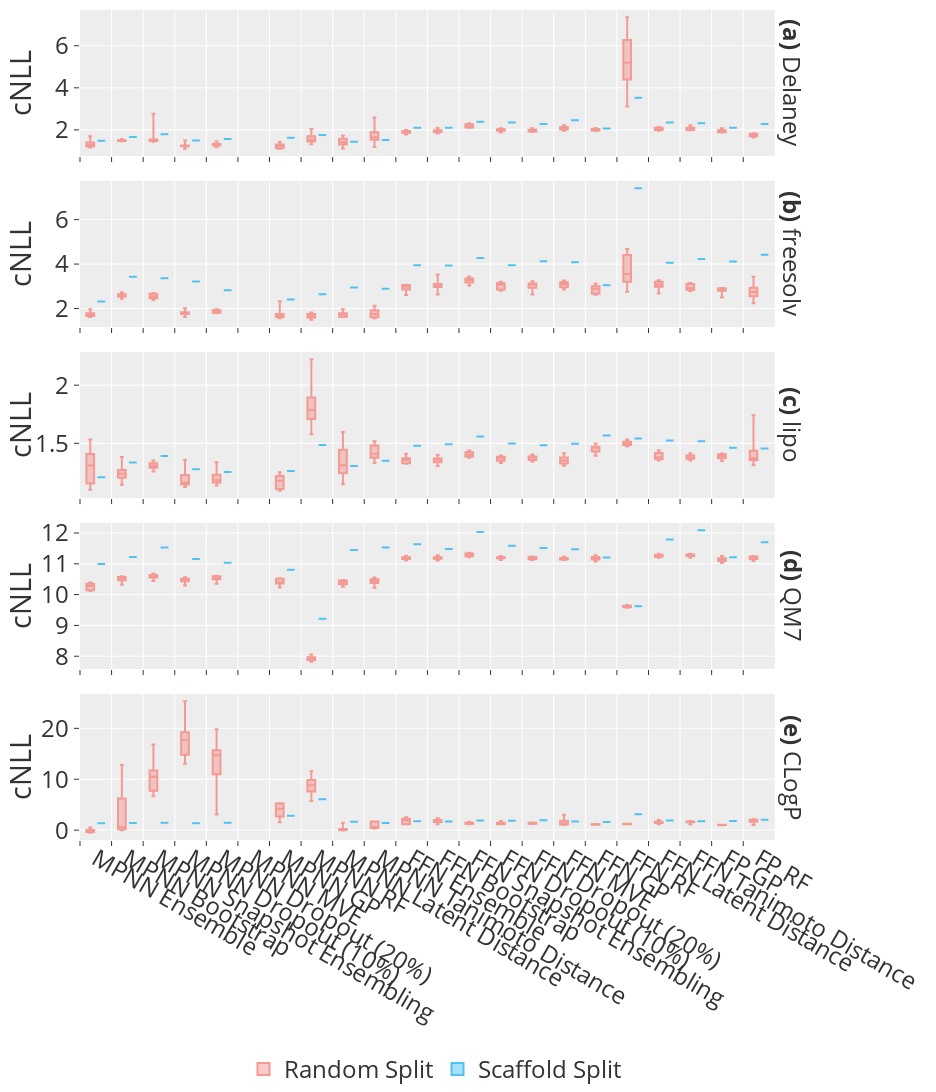

Source (notebook cell):
### Code cell
fig = px.box(select_evaluations_df,
             x='Estimator',
             y='Average Calibrated NLL',
             color='Split',
             facet_row='Data Set',
             points=False,
             height=468*4,
             width=234*4,
             color_discrete_sequence=['#f49a94', '#50c2f2'],
             labels={'Average Calibrated NLL': 'cNLL'})

fig.update_xaxes(
    ticks='outside',
    tickson='boundaries',
    title=None
)

fig.update_yaxes(matches=None)

format_plot(fig)

fig.show()

### Figure 1 — Plotly figure (JSON) as saved in the notebook; plotly's stock layout.template omitted (floating-point values rounded to 4 significant figures; data arrays with more than 128 entries replaced by an {"elided": "..."} marker saying what was removed)
{"data": [{"alignmentgroup": "True", "boxpoints": false, "hovertemplate": "Split=Random Split<br>Data Set=Delaney<br>Estimator=%{x}<br>cNLL=%{y}<extra></extra>", "legendgroup": "Random Split", "marker": {"color": "#f49a94"}, "name": "Random Split", "notched": false, "offsetgroup": "Random Split", "orientation": "v", "showlegend": true, "type": "box", "x": {"elided": "176 str values"}, "x0": " ", "xaxis": "x5", "y": {"elided": "176 float values"}, "y0": " ", "yaxis": "y5"}, {"alignmentgroup": "True", "boxpoints": false, "hovertemplate": "Split=Random Split<br>Data Set=freesolv<br>Estimator=%{x}<br>cNLL=%{y}<extra></extra>", "legendgroup": "Random Split", "marker": {"color": "#f49a94"}, "name": "Random Split", "notched": false, "offsetgroup": "Random Split", "orientation": "v", "showlegend": false, "type": "box", "x": {"elided": "176 str values"}, "x0": " ", "xaxis": "x4", "y": {"elided": "176 float values"}, "y0": " ", "yaxis": "y4"}, {"alignmentgroup": "True", "boxpoints": false, "hovertemplate": "Split=Random Split<br>Data Set=lipo<br>Estimator=%{x}<br>cNLL=%{y}<extra></extra>", "legendgroup": "Random Split", "marker": {"color": "#f49a94"}, "name": "Random Split", "notched": false, "offsetgroup": "Random Split", "orientation": "v", "showlegend": false, "type": "box", "x": {"elided": "176 str values"}, "x0": " ", "xaxis": "x3", "y": {"elided": "176 float values"}, "y0": " ", "yaxis": "y3"}, {"alignmentgroup": "True", "boxpoints": false, "hovertemplate": "Split=Random Split<br>Data Set=QM7<br>Estimator=%{x}<br>cNLL=%{y}<extra></extra>", "legendgroup": "Random Split", "marker": {"color": "#f49a94"}, "name": "Random Split", "notched": false, "offsetgroup": "Random Split", "orientation": "v", "showlegend": false, "type": "box", "x": {"elided": "176 str values"}, "x0": " ", "xaxis": "x2", "y": {"elided": "176 float values"}, "y0": " ", "yaxis": "y2"}, {"alignmentgroup": "True", "boxpoints": false, "hovertemplate": "Split=Random Split<br>Data Set=CLogP<br>Estimator=%{x}<br>cNLL=%{y}<extra></extra>", "legendgroup": "Random Split", "marker": {"color": "#f49a94"}, "name": "Random Split", "notched": false, "offsetgroup": "Random Split", "orientation": "v", "showlegend": false, "type": "box", "x": {"elided": "176 str values"}, "x0": " ", "xaxis": "x", "y": {"elided": "176 float values"}, "y0": " ", "yaxis": "y"}, {"alignmentgroup": "True", "boxpoints": false, "hovertemplate": "Split=Scaffold Split<br>Data Set=Delaney<br>Estimator=%{x}<br>cNLL=%{y}<extra></extra>", "legendgroup": "Scaffold Split", "marker": {"color": "#50c2f2"}, "name": "Scaffold Split", "notched": false, "offsetgroup": "Scaffold Split", "orientation": "v", "showlegend": true, "type": "box", "x": ["MPNN Ensemble", "MPNN Bootstrap", "MPNN Snapshot Ensembling", "MPNN Dropout (10%)", "MPNN Dropout (20%)", "MPNN MVE", "MPNN GP", "MPNN RF", "MPNN Latent Distance", "MPNN Tanimoto Distance", "FFN Ensemble", "FFN Bootstrap", "FFN Snapshot Ensembling", "FFN Dropout (10%)", "FFN Dropout (20%)", "FFN MVE", "FFN GP", "FFN RF", "FFN Latent Distance", "FFN Tanimoto Distance", "FP GP", "FP RF"], "x0": " ", "xaxis": "x5", "y": [1.484, 1.669, 1.79, 1.495, 1.565, null, 1.627, 1.763, 1.442, 1.515, 2.105, 2.101, 2.394, 2.349, 2.278, 2.456, 2.069, 3.531, 2.351, 2.313, 2.105, 2.275], "y0": " ", "yaxis": "y5"}, {"alignmentgroup": "True", "boxpoints": false, "hovertemplate": "Split=Scaffold Split<br>Data Set=freesolv<br>Estimator=%{x}<br>cNLL=%{y}<extra></extra>", "legendgroup": "Scaffold Split", "marker": {"color": "#50c2f2"}, "name": "Scaffold Split", "notched": false, "offsetgroup": "Scaffold Split", "orientation": "v", "showlegend": false, "type": "box", "x": ["MPNN Ensemble", "MPNN Bootstrap", "MPNN Snapshot Ensembling", "MPNN Dropout (10%)", "MPNN Dropout (20%)", "MPNN MVE", "MPNN GP", "MPNN RF", "MPNN Latent Distance", "MPNN Tanimoto Distance", "FFN Ensemble", "FFN Bootstrap", "FFN Snapshot Ensembling", "FFN Dropout (10%)", "FFN Dropout (20%)", "FFN MVE", "FFN GP", "FFN RF", "FFN Latent Distance", "FFN Tanimoto Distance", "FP GP", "FP RF"], "x0": " ", "xaxis": "x4", "y": [2.318, 3.427, 3.362, 3.214, 2.825, null, 2.401, 2.639, 2.95, 2.891, 3.951, 3.941, 4.279, 3.944, 4.13, 4.079, 3.048, 7.41, 4.063, 4.23, 4.113, 4.419], "y0": " ", "yaxis": "y4"}, {"alignmentgroup": "True", "boxpoints": false, "hovertemplate": "Split=Scaffold Split<br>Data Set=lipo<br>Estimator=%{x}<br>cNLL=%{y}<extra></extra>", "legendgroup": "Scaffold Split", "marker": {"color": "#50c2f2"}, "name": "Scaffold Split", "notched": false, "offsetgroup": "Scaffold Split", "orientation": "v", "showlegend": false, "type": "box", "x": ["MPNN Ensemble", "MPNN Bootstrap", "MPNN Snapshot Ensembling", "MPNN Dropout (10%)", "MPNN Dropout (20%)", "MPNN MVE", "MPNN GP", "MPNN RF", "MPNN Latent Distance", "MPNN Tanimoto Distance", "FFN Ensemble", "FFN Bootstrap", "FFN Snapshot Ensembling", "FFN Dropout (10%)", "FFN Dropout (20%)", "FFN MVE", "FFN GP", "FFN RF", "FFN Latent Distance", "FFN Tanimoto Distance", "FP GP", "FP RF"], "x0": " ", "xaxis": "x3", "y": [1.208, 1.335, 1.392, 1.278, 1.252, null, 1.263, 1.486, 1.306, 1.351, 1.479, 1.492, 1.558, 1.499, 1.483, 1.497, 1.567, 1.541, 1.524, 1.518, 1.463, 1.454], "y0": " ", "yaxis": "y3"}, {"alignmentgroup": "True", "boxpoints": false, "hovertemplate": "Split=Scaffold Split<br>Data Set=QM7<br>Estimator=%{x}<br>cNLL=%{y}<extra></extra>", "legendgroup": "Scaffold Split", "marker": {"color": "#50c2f2"}, "name": "Scaffold Split", "notched": false, "offsetgroup": "Scaffold Split", "orientation": "v", "showlegend": false, "type": "box", "x": ["MPNN Ensemble", "MPNN Bootstrap", "MPNN Snapshot Ensembling", "MPNN Dropout (10%)", "MPNN Dropout (20%)", "MPNN MVE", "MPNN GP", "MPNN RF", "MPNN Latent Distance", "MPNN Tanimoto Distance", "FFN Ensemble", "FFN Bootstrap", "FFN Snapshot Ensembling", "FFN Dropout (10%)", "FFN Dropout (20%)", "FFN MVE", "FFN GP", "FFN RF", "FFN Latent Distance", "FFN Tanimoto Distance", "FP GP", "FP RF"], "x0": " ", "xaxis": "x2", "y": [10.99, 11.22, 11.53, 11.15, 11.03, null, 10.81, 9.215, 11.45, 11.53, 11.64, 11.48, 12.03, 11.58, 11.51, 11.48, 11.2, 9.626, 11.79, 12.09, 11.22, 11.7], "y0": " ", "yaxis": "y2"}, {"alignmentgroup": "True", "boxpoints": false, "hovertemplate": "Split=Scaffold Split<br>Data Set=CLogP<br>Estimator=%{x}<br>cNLL=%{y}<extra></extra>", "legendgroup": "Scaffold Split", "marker": {"color": "#50c2f2"}, "name": "Scaffold Split", "notched": false, "offsetgroup": "Scaffold Split", "orientation": "v", "showlegend": false, "type": "box", "x": ["MPNN Ensemble", "MPNN Bootstrap", "MPNN Snapshot Ensembling", "MPNN Dropout (10%)", "MPNN Dropout (20%)", "MPNN MVE", "MPNN GP", "MPNN RF", "MPNN Latent Distance", "MPNN Tanimoto Distance", "FFN Ensemble", "FFN Bootstrap", "FFN Snapshot Ensembling", "FFN Dropout (10%)", "FFN Dropout (20%)", "FFN MVE", "FFN GP", "FFN RF", "FFN Latent Distance", "FFN Tanimoto Distance", "FP GP", "FP RF"], "x0": " ", "xaxis": "x", "y": [1.37, 1.382, 1.463, 1.349, 1.436, null, 2.819, 6.051, 1.635, 1.381, 1.758, 1.711, 1.879, 1.86, 1.93, 1.684, 1.596, 3.131, 1.913, 1.747, 1.796, 2.028], "y0": " ", "yaxis": "y"}], "layout": {"annotations": [{"font": {}, "showarrow": false, "text": "<b>(e)</b> CLogP", "textangle": 90, "x": 0.98, "xanchor": "left", "xref": "paper", "y": 0.088, "yanchor": "middle", "yref": "paper"}, {"font": {}, "showarrow": false, "text": "<b>(d)</b> QM7", "textangle": 90, "x": 0.98, "xanchor": "left", "xref": "paper", "y": 0.294, "yanchor": "middle", "yref": "paper"}, {"font": {}, "showarrow": false, "text": "<b>(c)</b> lipo", "textangle": 90, "x": 0.98, "xanchor": "left", "xref": "paper", "y": 0.5, "yanchor": "middle", "yref": "paper"}, {"font": {}, "showarrow": false, "text": "<b>(b)</b> freesolv", "textangle": 90, "x": 0.98, "xanchor": "left", "xref": "paper", "y": 0.706, "yanchor": "middle", "yref": "paper"}, {"font": {}, "showarrow": false, "text": "<b>(a)</b> Delaney", "textangle": 90, "x": 0.98, "xanchor": "left", "xref": "paper", "y": 0.912, "yanchor": "middle", "yref": "paper"}], "autosize": false, "boxmode": "group", "font": {"size": 24}, "height": 1872, "legend": {"orientation": "h", "title": {}, "tracegroupgap": 0, "x": 0.5, "xanchor": "center", "y": -0.25}, "margin": {"b": 0, "l": 50, "pad": 0, "r": 50, "t": 10}, "width": 936, "xaxis": {"anchor": "y", "domain": [0, 0.98], "ticks": "outside", "tickson": "boundaries", "title": {}}, "xaxis2": {"anchor": "y2", "domain": [0, 0.98], "matches": "x", "showticklabels": false, "ticks": "outside", "tickson": "boundaries", "title": {}}, "xaxis3": {"anchor": "y3", "domain": [0, 0.98], "matches": "x", "showticklabels": false, "ticks": "outside", "tickson": "boundaries", "title": {}}, "xaxis4": {"anchor": "y4", "domain": [0, 0.98], "matches": "x", "showticklabels": false, "ticks": "outside", "tickson": "boundaries", "title": {}}, "xaxis5": {"anchor": "y5", "domain": [0, 0.98], "matches": "x", "showticklabels": false, "ticks": "outside", "tickson": "boundaries", "title": {}}, "yaxis": {"anchor": "x", "domain": [0, 0.176], "title": {"text": "cNLL"}}, "yaxis2": {"anchor": "x2", "domain": [0.206, 0.382], "title": {"text": "cNLL"}}, "yaxis3": {"anchor": "x3", "domain": [0.412, 0.588], "title": {"text": "cNLL"}}, "yaxis4": {"anchor": "x4", "domain": [0.618, 0.794], "title": {"text": "cNLL"}}, "yaxis5": {"anchor": "x5", "domain": [0.824, 1], "title": {"text": "cNLL"}}}}
